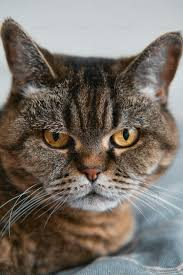
#> input picture Photos/images.jpg, 183 x 275 px, found by its file name
$ python 26masking.py
#> lines starting #> are read from the running program, lines starting #| are printed output that depends on the picture; after the words box and inside, x2 and y2 are one past the last pixel; in counts of white or black regions, pixels touching at a corner belong together
import cv2 as cv
import numpy as np
img=cv.imread('Photos\images.jpg')
#> img is the input picture: shape (275, 183, 3); mean B, G, R 105, 112.7, 120.4
cv.imshow('Cat',img)

blank=np.zeros(img.shape[:2],dtype='uint8')# should be same size of the image else assertion error
cv.imshow("blank",blank)

Circle=cv.circle(blank.copy(),(img.shape[1]//2,img.shape[0]//2+10),100,255,-1)
cv.imshow('Mask',Circle)
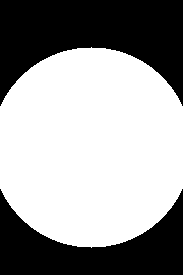
#> window 'Mask': shape (275, 183); 60.6% white; 2 black regions, box (x1, y1, x2, y2) and area: (0, 0, 183, 106) 11743, (0, 189, 183, 275) 8083
masked=cv.bitwise_and(img,img,mask=Circle)
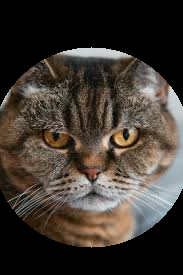
#> masked: shape (275, 183, 3); mean B, G, R 49.9, 57, 64.3
cv.imshow("Masked image",masked)
#If mask pixel = 255 → keep img pixel
#If mask pixel = 0   → set result pixel to black

rectangle=cv.rectangle(blank.copy(),(0,0),(100,100),255,thickness=-1)
cv.imshow('Rectangle',rectangle)
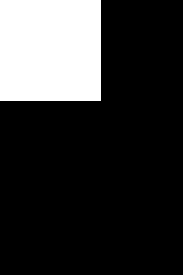
#> window 'Rectangle': shape (275, 183); 20.3% white; 1 white region, box (x1, y1, x2, y2) and area: (0, 0, 101, 101) 10201
masked1=cv.bitwise_and(img,img,mask=rectangle)
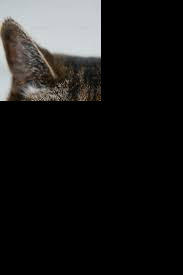
#> masked1: shape (275, 183, 3); mean B, G, R 26.4, 27, 27.5
cv.imshow("masked1",masked1)

weird_shape=cv.bitwise_and(Circle,rectangle)
cv.imshow("masked1",weird_shape)
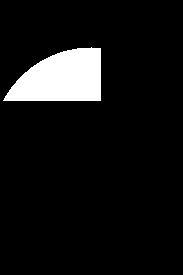
#> window 'masked1': shape (275, 183); 7.7% white; 1 white region, box (x1, y1, x2, y2) and area: (3, 47, 101, 101) 3883
masked2=cv.bitwise_and(img,img,mask=weird_shape)
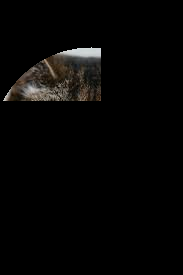
#> masked2: shape (275, 183, 3); mean B, G, R 4.9, 5.5, 6
cv.imshow("Weird shaped Masked image",masked2)


cv.waitKey(0)

$ run again, with Photos/womanphoto.webp saved as Photos/images.jpg
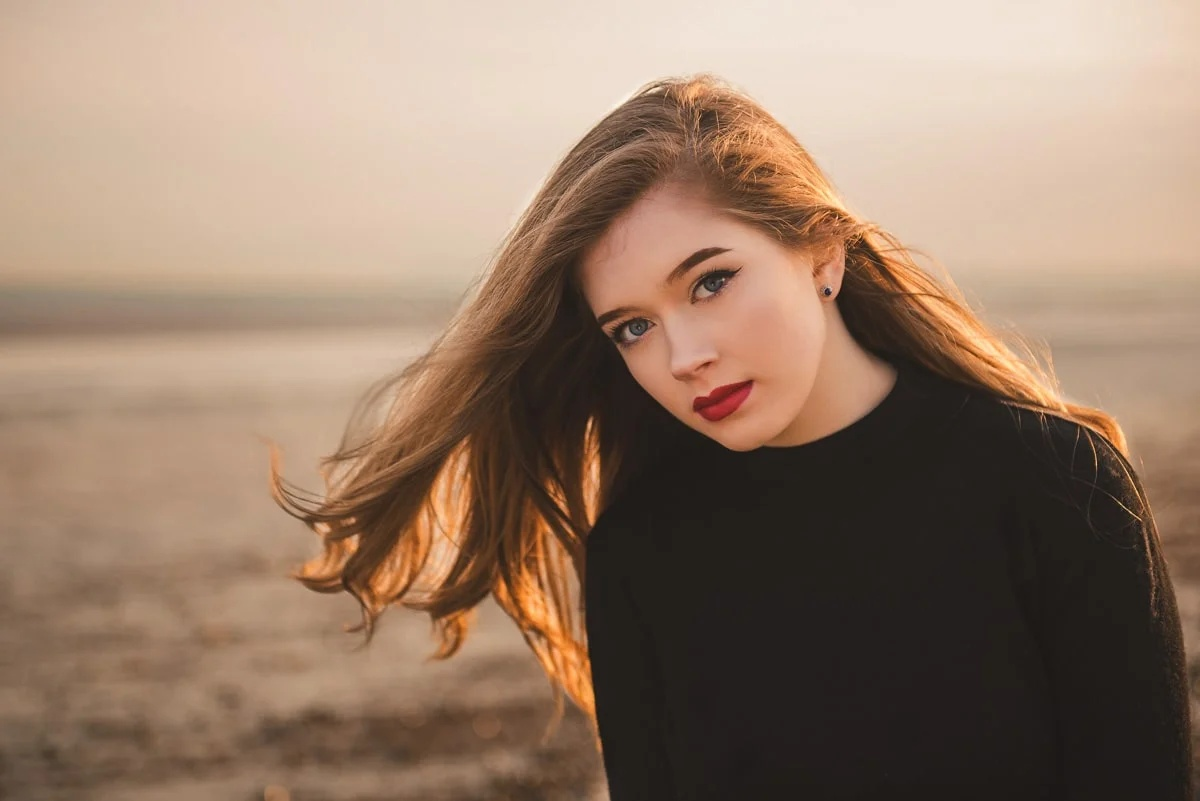
#> input picture Photos/womanphoto.webp, 1200 x 801 px, found by its file name
#> img is the input picture: shape (801, 1200, 3); mean B, G, R 104.7, 123.6, 148.6
#> `cv.imshow('Mask',Circle)`:
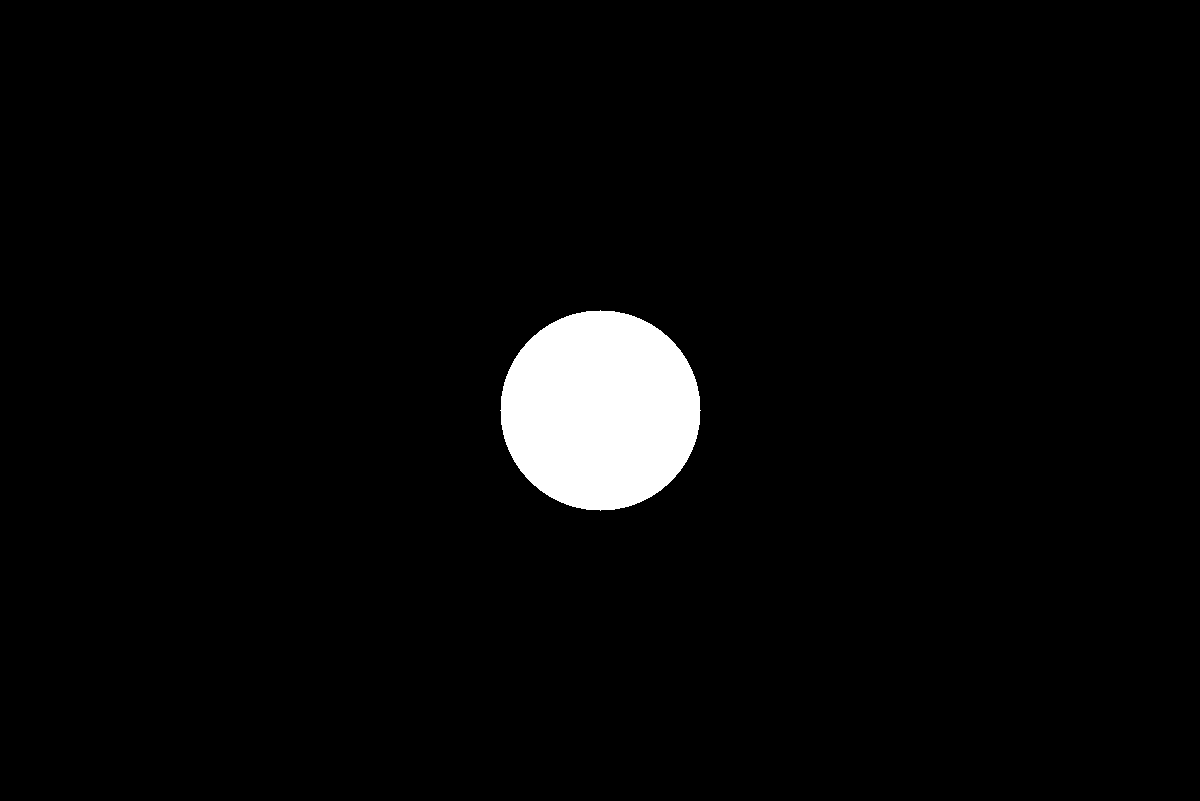
#> window 'Mask': shape (801, 1200); 3.3% white; 1 white region, box (x1, y1, x2, y2) and area: (500, 310, 701, 511) 31417
#> `cv.imshow('Rectangle',rectangle)`:
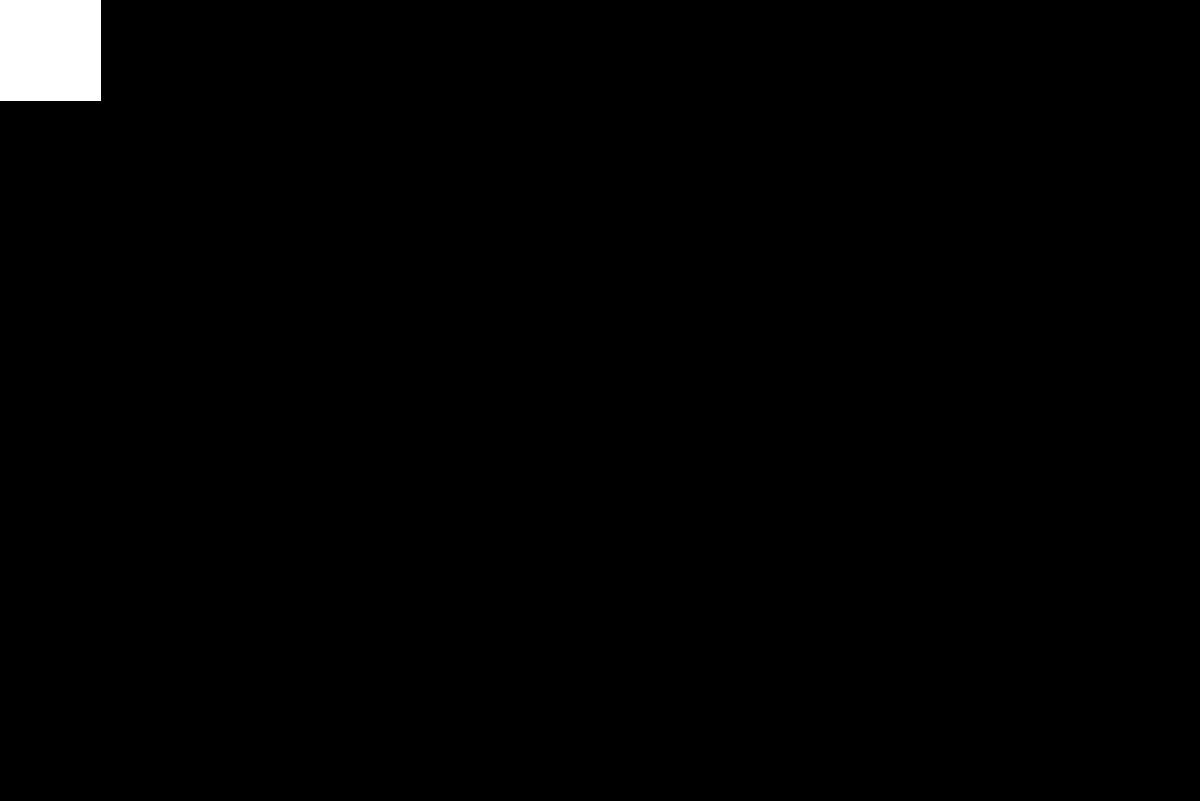
#> window 'Rectangle': shape (801, 1200); 1.1% white; 1 white region, box (x1, y1, x2, y2) and area: (0, 0, 101, 101) 10201
#> masked2: shape (801, 1200, 3); every value is 0
